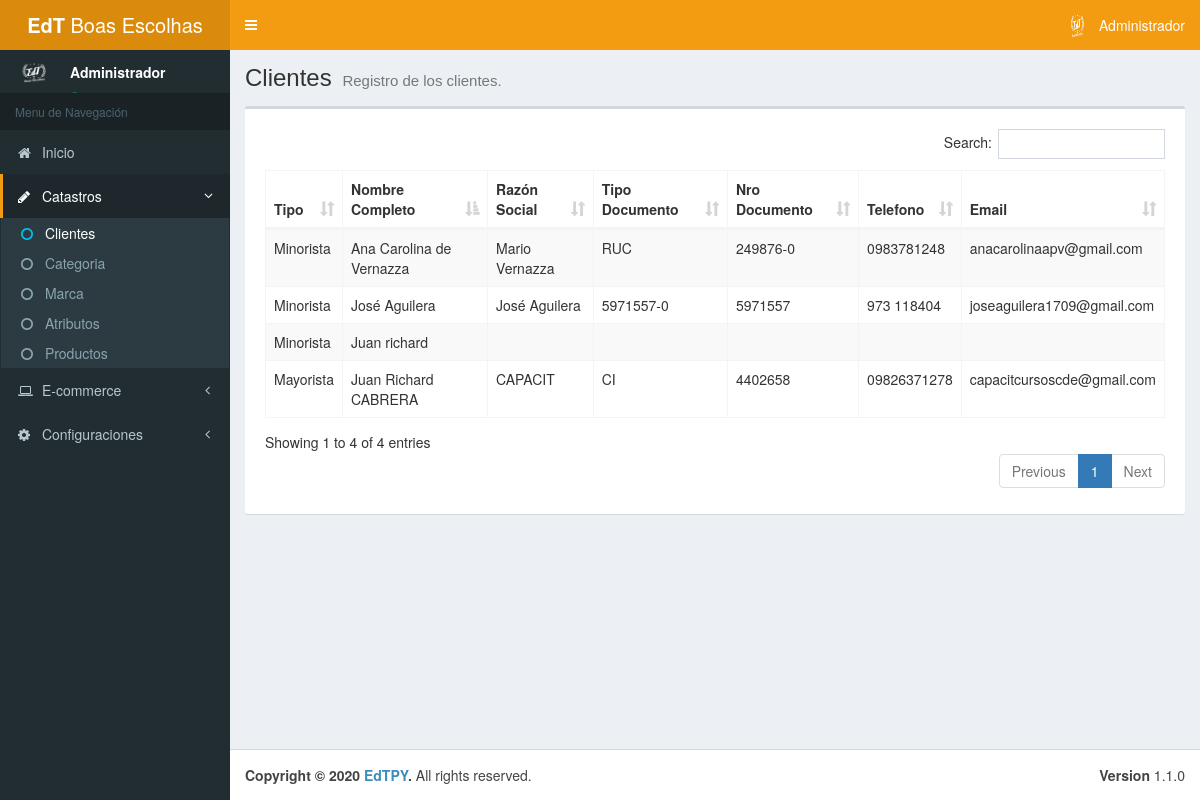
The app's page /admin/cliente.php (signed in), older data.
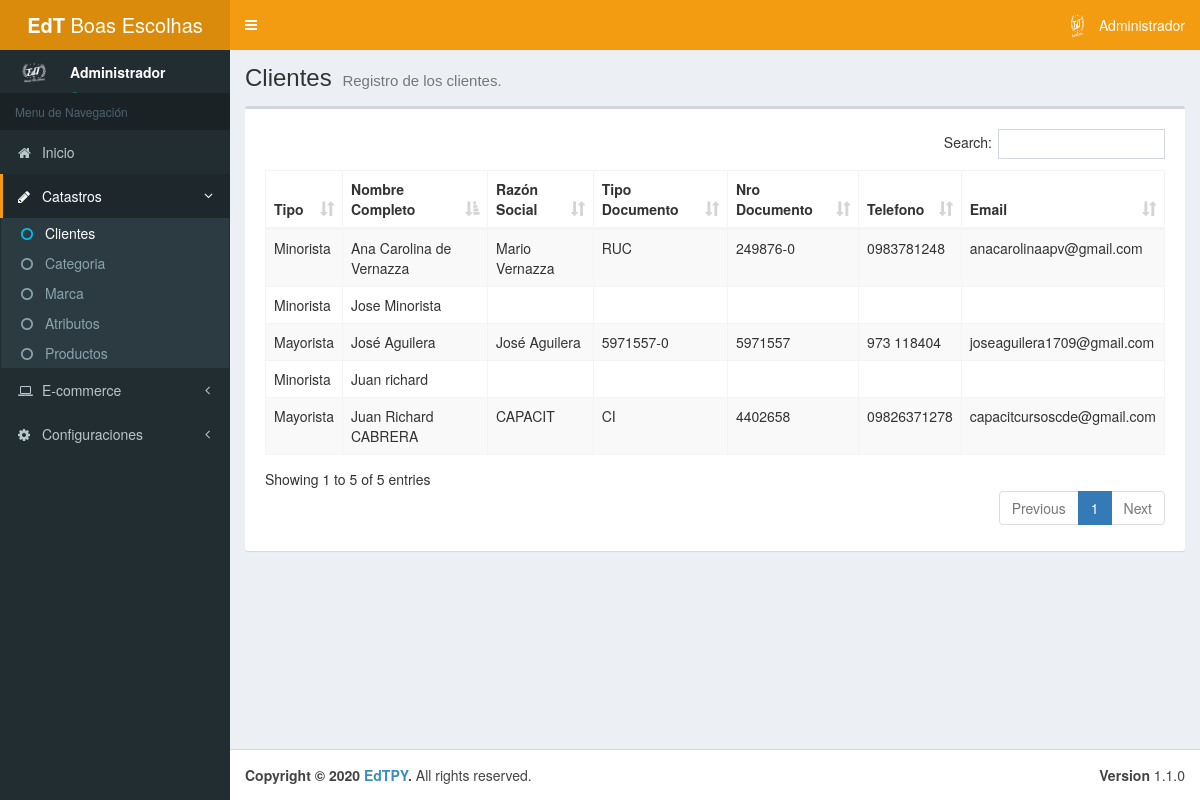
The same page, newer data.
### tables this page shows
CREATE TABLE IF NOT EXISTS `tb_cliente` (
  `id` int(11) NOT NULL AUTO_INCREMENT,
  `nombre` varchar(80) NOT NULL,
  `apellido` varchar(80) DEFAULT NULL,
  `ruc` varchar(20) DEFAULT NULL COMMENT 'RUC, RG, CI',
  `documento` varchar(50) DEFAULT NULL,
  `razon_social` varchar(80) DEFAULT NULL,
  `mayorista` tinyint(1) NOT NULL,
  `telefono` varchar(20) DEFAULT NULL,
  `email` varchar(80) DEFAULT NULL,
  PRIMARY KEY (`id`)
);

### admin/mods/server/cliente.php (called while the page is built, shortened)
<?php
	function getAllClientes () {
		$connection = conn();
        $sql = "SELECT * FROM tb_cliente
        ORDER BY nombre ASC";
		$query = $connection->prepare($sql);
		$query->execute();
		if ($query->rowCount() > 0) {
			$result= $query->fetchAll();
		} else {
			$result = null;
		}
		return $result;
    }
?>

### admin/mods/objs/cliente.php (called while the page is built, shortened)
<?php
    include_once "mods/server/cliente.php";
    $clientes = getAllClientes();
?>

### admin/cliente.php (the view, shortened to what this page needs)
<!DOCTYPE html>
<html>
<head>
	<?php include 'includes/head.php'; ?>
</head>
<body class="hold-transition skin-yellow sidebar-mini">
	<div class="wrapper">
		<?php include 'includes/header.php'; ?>
		<?php include 'includes/aside.php'; ?>
		<?php include_once "mods/objs/cliente.php";?>
		<div class="content-wrapper">
			<section class="content-header">
				<h1>
					Clientes
					<small>Registro de los clientes.</small>
				</h1>
			</section>
			<section class="content">
				<div class="box">
					<div class="box-body">
						<div class="box-body table-responsive">
							<table class="table table-striped table-bordered display nowra" id="tabladatos">
							<thead>
								<tr>
									<th>Tipo</th>
									<th>Nombre Completo</th>
									<th>Razón Social</th>
									<th>Tipo Documento</th>
									<th>Nro Documento</th>
									<th>Telefono</th>
									<th>Email</th>
								</tr>
							</thead>
							<tbody>
                                <?php
									if ($clientes != null) {
										foreach ($clientes as $row) {
								?>
								<tr data-toggle="modal" data-target="#AltModal" data-codigo="<?php echo $row['id'];?>" data-nombre="<?php echo $row['nombre'];?>" data-apellido="<?php echo $row['apellido'];?>" data-razon="<?php echo $row['razon_social'];?>" data-tipo="<?php echo $row['ruc'];?>" data-numero="<?php echo $row['documento'];?>" data-mayorista="<?php echo $row['mayorista'];?>"; data-telefono="<?php echo $row['telefono'];?>" data-email="<?php echo $row['email'];?>">
									<td>
										<?php
											$mayorista = "";
											if ($row['mayorista'] == 0) {
												$mayorista = "Minorista";
											} else {
												$mayorista = "Mayorista";
											}
											echo $mayorista;?>
									</td>
									<td><?php echo $row['nombre']." ".$row['apellido'];?></td>
									<td><?php echo $row['razon_social'];?></td>
									<td><?php echo $row['ruc'];?></td>
									<td>
										<?php
											$nro_documento = "";
											if ($row['ruc'] == "RUC") {
												$lastnum = strlen($row['documento']) - 1;
												$nro_documento = substr($row['documento'],0,$lastnum)."-".substr($row['documento'],$lastnum,1);
											} else if ($row['ruc'] == "CI") {
												$nro_documento = $row['documento'];
											} else {
												$nro_documento = $row['documento'];
											}
											echo $nro_documento;?>
									</td>
									<td><?php echo $row['telefono'];?></td>
									<td><?php echo $row['email'];?></td>
								</tr>
								<?php }}?>
							</tbody>
							</table>
						</div>
					</div>
				</div>
			</section>
		</div>
		<?php include "includes/footer.php"; ?>
	</div>
</body>
</html>

Row changes from the older to the newer data that the page shows:
changed tb_cliente "José": mayorista "Minorista" → "Mayorista"
added tb_cliente: mayorista "Minorista", nombre "Jose", apellido "Minorista"
Text that changed along with them:
text written by a page script: "Search: Showing 1 to 4 of 4 entries Previous 1 Next" → "Search: Showing 1 to 5 of 5 entries Previous 1 Next"
